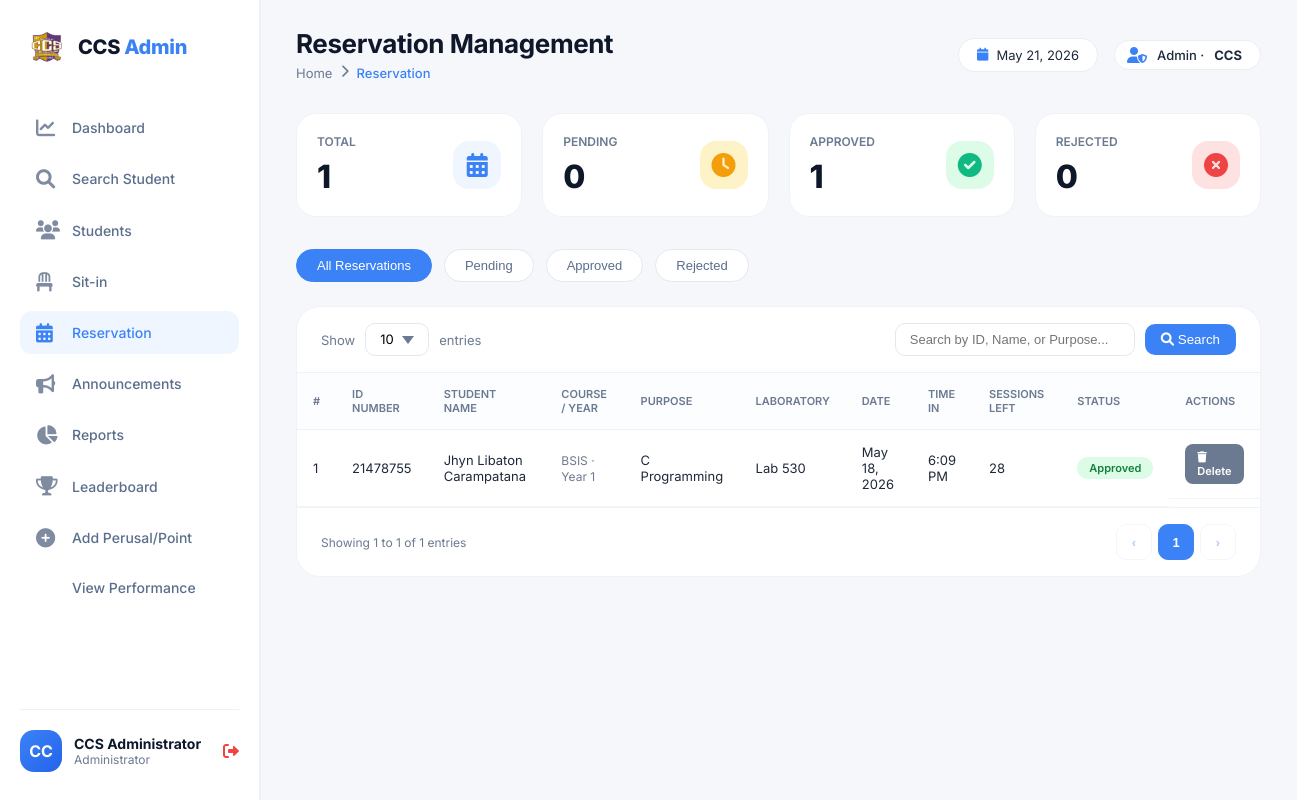
Page /reservation_management.php (signed in) on the committed database.
### tables this page shows
CREATE TABLE `reservations` (
  `id` int(11) NOT NULL,
  `student_id` int(11) NOT NULL,
  `id_number` varchar(20) NOT NULL,
  `student_name` varchar(100) NOT NULL,
  `course` varchar(20) NOT NULL,
  `year_level` varchar(20) NOT NULL,
  `purpose` varchar(50) NOT NULL,
  `laboratory` varchar(20) NOT NULL,
  `reservation_date` date NOT NULL,
  `time_in` time NOT NULL,
  `sessions_used` int(11) DEFAULT 1,
  `status` enum('pending','approved','rejected') DEFAULT 'pending',
  `created_at` timestamp NOT NULL DEFAULT current_timestamp()
);

CREATE TABLE `students` (
  `id` int(11) NOT NULL,
  `id_number` varchar(20) NOT NULL,
  `first_name` varchar(100) NOT NULL,
  `last_name` varchar(100) DEFAULT '',
  `middle_name` varchar(100) DEFAULT '',
  `year_level` varchar(20) DEFAULT 'Year 1',
  `course` varchar(20) DEFAULT 'BSIT',
  `email` varchar(100) DEFAULT '',
  `address` text DEFAULT '',
  `sessions` int(11) DEFAULT 30,
  `total_points` int(11) DEFAULT 0,
  `profile_pic` varchar(255) DEFAULT '',
  `password` varchar(255) NOT NULL,
  `created_at` timestamp NOT NULL DEFAULT current_timestamp(),
  `course_level` varchar(50) DEFAULT NULL,
  `sessions_used` int(11) DEFAULT 0,
  `sessions_remaining` int(11) DEFAULT 30,
  `total_hours` decimal(10,2) DEFAULT 0.00
);

### reservation_management.php (the view, shortened to what this page needs)
<?php
$conn = new mysqli("localhost", "root", "", "jhyn");
$create_reservations_table = "
CREATE TABLE IF NOT EXISTS reservations (
    id INT(11) AUTO_INCREMENT PRIMARY KEY,
    student_id INT(11) NOT NULL,
    id_number VARCHAR(20) NOT NULL,
    student_name VARCHAR(100) NOT NULL,
    course VARCHAR(20) NOT NULL,
    year_level VARCHAR(20) NOT NULL,
    purpose VARCHAR(50) NOT NULL,
    laboratory VARCHAR(20) NOT NULL,
    reservation_date DATE NOT NULL,
    time_in TIME NOT NULL,
    sessions_used INT(11) DEFAULT 1,
    status ENUM('pending', 'approved', 'rejected') DEFAULT 'pending',
    created_at TIMESTAMP DEFAULT CURRENT_TIMESTAMP,
    INDEX idx_student_id (student_id),
    INDEX idx_status (status),
    INDEX idx_reservation_date (reservation_date)
)";
$conn->query($create_reservations_table);
$admin_name = $_SESSION['admin_name'] ?? 'CCS Administrator';
$admin_initial = strtoupper(substr($admin_name, 0, 2));
$entries_per_page = isset($_GET['entries']) ? (int)$_GET['entries'] : 10;
$page = isset($_GET['page']) ? (int)$_GET['page'] : 1;
$offset = ($page - 1) * $entries_per_page;
$search = isset($_GET['search']) ? $_GET['search'] : '';
$status_filter = isset($_GET['status']) ? $_GET['status'] : '';
$where_conditions = [];
$where_clause = !empty($where_conditions) ? "WHERE " . implode(" AND ", $where_conditions) : "";
$stats = ['total' => 0, 'pending' => 0, 'approved' => 0, 'rejected' => 0];
$total_query = "SELECT
    COUNT(*) as total,
    SUM(CASE WHEN status = 'pending' THEN 1 ELSE 0 END) as pending,
    SUM(CASE WHEN status = 'approved' THEN 1 ELSE 0 END) as approved,
    SUM(CASE WHEN status = 'rejected' THEN 1 ELSE 0 END) as rejected
FROM reservations $where_clause";
$stats_result = $conn->query($total_query);
if ($stats_result) {
    $stats = $stats_result->fetch_assoc();
}
$total_rows = 0;
$total_query = "SELECT COUNT(*) as total FROM reservations $where_clause";
$total_result = $conn->query($total_query);
if ($total_result) {
    $total_rows = $total_result->fetch_assoc()['total'];
}
$total_pages = $total_rows > 0 ? ceil($total_rows / $entries_per_page) : 1;
$query = "SELECT r.*,
          CONCAT(s.first_name, ' ', IFNULL(CONCAT(s.middle_name, ' '), ''), s.last_name) as full_name,
          s.course, s.year_level, s.sessions
          FROM reservations r
          LEFT JOIN students s ON r.id_number = s.id_number
          $where_clause
          ORDER BY r.created_at DESC
          LIMIT $offset, $entries_per_page";
$reservations = $conn->query($query);
$today = date('F j, Y');
?>
<!DOCTYPE html>
<html lang="en">
<head>
<link rel="stylesheet" href="https://cdnjs.cloudflare.com/ajax/libs/font-awesome/6.0.0-beta3/css/all.min.css">
</head>
<body>
<div class="sidebar">
  <div class="logo-area">
    <img src="ccslogo2.png" alt="CCS Logo" class="logo-image" onerror="this.onerror=null; this.style.display='none'; document.getElementById('adminFallbackLogo').style.display='flex';">
    <div class="logo-text">CCS <span>Admin</span></div>
  </div>
  <div class="nav-menu">
    <a href="admin_dashboard.php" class="nav-item <?php echo basename($_SERVER['PHP_SELF']) == 'admin_dashboard.php' ? 'active' : ''; ?>">
      <i class="fas fa-chart-line"></i> Dashboard
    </a>
    <a href="Search_Student.php" class="nav-item <?php echo basename($_SERVER['PHP_SELF']) == 'Search_Student.php' ? 'active' : ''; ?>">
      <i class="fas fa-search"></i> Search Student
    </a>
    <a href="Student_Information.php" class="nav-item <?php echo basename($_SERVER['PHP_SELF']) == 'Student_Information.php' ? 'active' : ''; ?>">
      <i class="fas fa-users"></i> Students
    </a>
    <a href="sit_in_management.php" class="nav-item <?php echo basename($_SERVER['PHP_SELF']) == 'sit_in_management.php' ? 'active' : ''; ?>">
      <i class="fas fa-chair"></i> Sit-in
    </a>
    <a href="reservation_management.php" class="nav-item <?php echo basename($_SERVER['PHP_SELF']) == 'reservation_management.php' ? 'active' : ''; ?>">
      <i class="fas fa-calendar-alt"></i> Reservation
    </a>
    <a href="announcement_management.php" class="nav-item <?php echo basename($_SERVER['PHP_SELF']) == 'announcement_management.php' ? 'active' : ''; ?>">
      <i class="fas fa-bullhorn"></i> Announcements
    </a>
    <a href="reports.php" class="nav-item <?php echo basename($_SERVER['PHP_SELF']) == 'reports.php' ? 'active' : ''; ?>">
      <i class="fas fa-chart-pie"></i> Reports
    </a>
    <a href="leaderboard.php" class="nav-item <?php echo basename($_SERVER['PHP_SELF']) == 'leaderboard.php' ? 'active' : ''; ?>">
      <i class="fas fa-trophy"></i> Leaderboard
    </a>
    <a href="add_points.php" class="nav-item"><i class="fas fa-plus-circle"></i> Add Perusal/Point</a>
    <a href="view_performance.php" class="nav-item"><i class="fas fa-chart-simple"></i> View Performance</a>
  </div>
  <div class="bottom-user">
    <div class="user-avatar"><?php echo $admin_initial; ?></div>
    <div class="user-details">
      <h4><?php echo htmlspecialchars($admin_name); ?></h4>
      <p>Administrator</p>
    </div>
    <a href="logout.php" class="logout-icon"><i class="fas fa-sign-out-alt"></i></a>
  </div>
</div>
<div class="main-content">
  <div class="top-header">
    <div class="page-breadcrumb">
      <h1>Reservation Management</h1>
      <div class="breadcrumb-links">
        <span>Home</span> <i class="fas fa-chevron-right"></i>
        <span>Reservation</span>
      </div>
    </div>
    <div class="header-actions">
      <div class="date-badge">
        <i class="fas fa-calendar"></i>
        <?php echo $today; ?>
      </div>
      <div class="admin-chip"><i class="fas fa-user-shield"></i> Admin · <strong>CCS</strong></div>
    </div>
  </div>
  <div class="stats-container">
    <div class="stat-card">
      <div class="stat-info">
        <h4>Total</h4>
        <div class="stat-number"><?php echo $stats['total'] ?? 0; ?></div>
      </div>
      <div class="stat-icon total">
        <i class="fas fa-calendar-alt"></i>
      </div>
    </div>
    <div class="stat-card">
      <div class="stat-info">
        <h4>Pending</h4>
        <div class="stat-number"><?php echo $stats['pending'] ?? 0; ?></div>
      </div>
      <div class="stat-icon pending">
        <i class="fas fa-clock"></i>
      </div>
    </div>
    <div class="stat-card">
      <div class="stat-info">
        <h4>Approved</h4>
        <div class="stat-number"><?php echo $stats['approved'] ?? 0; ?></div>
      </div>
      <div class="stat-icon approved">
        <i class="fas fa-check-circle"></i>
      </div>
    </div>
    <div class="stat-card">
      <div class="stat-info">
        <h4>Rejected</h4>
        <div class="stat-number"><?php echo $stats['rejected'] ?? 0; ?></div>
      </div>
      <div class="stat-icon rejected">
        <i class="fas fa-times-circle"></i>
      </div>
    </div>
  </div>
  <div class="filter-bar">
    <button class="filter-btn <?php echo empty($status_filter) ? 'active' : ''; ?>" onclick="filterByStatus('')">All Reservations</button>
    <button class="filter-btn <?php echo $status_filter === 'pending' ? 'active' : ''; ?>" onclick="filterByStatus('pending')">Pending</button>
    <button class="filter-btn <?php echo $status_filter === 'approved' ? 'active' : ''; ?>" onclick="filterByStatus('approved')">Approved</button>
    <button class="filter-btn <?php echo $status_filter === 'rejected' ? 'active' : ''; ?>" onclick="filterByStatus('rejected')">Rejected</button>
  </div>
  <div class="table-card">
    <div class="toolbar">
      <div class="entries-label">
        Show
        <select class="entries-select" id="entriesSelect" onchange="changeEntries()">
          <option value="10" <?php echo $entries_per_page == 10 ? 'selected' : ''; ?>>10</option>
        </select>
        entries
      </div>
      <div class="search-box">
        <input type="text" id="searchInput" placeholder="Search by ID, Name, or Purpose..." value="<?php echo htmlspecialchars($search); ?>">
        <button onclick="searchReservations()"><i class="fas fa-search"></i> Search</button>
      </div>
    </div>
    <div class="table-wrapper">
      <table>
        <thead>
          <tr>
            <th>#</th>
            <th>ID NUMBER</th>
            <th>STUDENT NAME</th>
            <th>COURSE / YEAR</th>
            <th>PURPOSE</th>
            <th>LABORATORY</th>
            <th>DATE</th>
            <th>TIME IN</th>
            <th>SESSIONS LEFT</th>
            <th>STATUS</th>
            <th>ACTIONS</th>
          </tr>
        </thead>
        <tbody>
          <?php if ($reservations && $reservations->num_rows > 0): ?>
            <?php $counter = $offset + 1; ?>
            <?php while ($row = $reservations->fetch_assoc()): ?>
              <tr>
                <td><?php echo $counter++; ?></td>
                <td><?php echo htmlspecialchars($row['id_number']); ?></td>
                <td><?php echo htmlspecialchars($row['full_name'] ?? $row['student_name']); ?></td>
                <td>
                  <span class="course-year">
                    <?php echo htmlspecialchars($row['course'] ?? 'N/A'); ?> · <?php echo htmlspecialchars($row['year_level'] ?? 'N/A'); ?>
                  </span>
                <td><?php echo htmlspecialchars($row['purpose']); ?></d>
                <td><?php echo htmlspecialchars($row['laboratory']); ?></d>
                <td><?php echo date('M j, Y', strtotime($row['reservation_date'])); ?></d>
                <td><?php echo date('g:i A', strtotime($row['time_in'])); ?></d>
                <td><?php echo $row['sessions'] ?? 'N/A'; ?></d>
                <td>
                  <span class="status-badge status-<?php echo $row['status']; ?>">
                    <?php echo ucfirst($row['status']); ?>
                  </span>
                <td class="action-buttons">
                  <a href="?delete_id=<?php echo $row['id']; ?>&entries=<?php echo $entries_per_page; ?>&search=<?php echo urlencode($search); ?>&status=<?php echo $status_filter; ?>&page=<?php echo $page; ?>" class="btn-delete" onclick="return confirm('Delete this reservation?')">
                    <i class="fas fa-trash"></i> Delete
                  </a>
              </tr>
            <?php endwhile; ?>
          <?php endif; ?>
        </tbody>
       </table>
    </div>
    <div class="footer-bar">
      <div class="showing-info">
        Showing <?php echo $offset + 1; ?> to <?php echo min($offset + $entries_per_page, $total_rows); ?> of <?php echo $total_rows; ?> entries
      </div>
      <div class="pagination">
        <button class="page-btn" onclick="goToPage(<?php echo $page - 1; ?>)" <?php echo $page <= 1 ? 'disabled' : ''; ?>>‹</button>
        <?php for ($i = 1; $i <= $total_pages && $i <= 10; $i++): ?>
          <button class="page-btn <?php echo $i == $page ? 'active' : ''; ?>" onclick="goToPage(<?php echo $i; ?>)"><?php echo $i; ?></button>
        <?php endfor; ?>
        <button class="page-btn" onclick="goToPage(<?php echo $page + 1; ?>)" <?php echo $page >= $total_pages ? 'disabled' : ''; ?>>›</button>
      </div>
    </div>
  </div>
</div>
</body>
</html>

### rows in the picture
reservations: id_number "21478755", full_name "Jhyn Libaton Carampatana", student.course "BSIS", student.year_level "Year 1", purpose "C Programming", laboratory "Lab 530", reservation_date "May 18, 2026", time_in "6:09 PM", student.sessions "28", status "Approved"

### other values in the picture
$admin_initial "CC"
$admin_name "CCS Administrator"
$stats['total'] "1"
$stats['pending'] "0"
$stats['approved'] "1"
$stats['rejected'] "0"
$offset + 1 "1"
min($offset + $entries_per_page, $total_rows) "1"
$total_rows "1"
